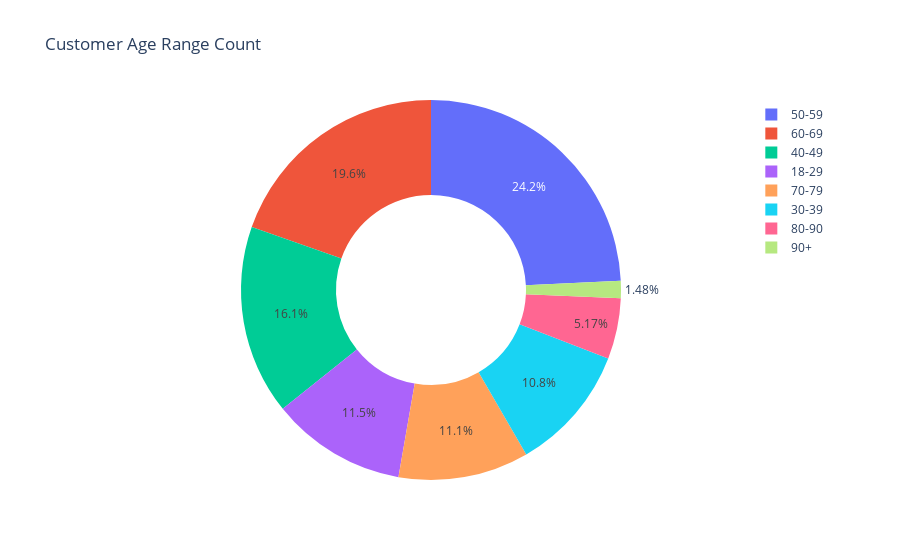

The notebook cell saved with this chart:
### Code cell
fig = px.pie(grp, values='count', names='age_range', title='Customer Age Range Count',hole=0.5, labels={'count':'Count',"income_range":"Income Range"})
fig.show()
fig.write_html("pieage.html")

### Figure 1 — Plotly figure (JSON) as saved in the notebook; plotly's stock layout.template omitted (floating-point values rounded to 4 significant figures)
{"data": [{"domain": {"x": [0, 1], "y": [0, 1]}, "hole": 0.5, "hovertemplate": "age_range=%{label}<br>Count=%{value}<extra></extra>", "labels": ["18-29", "18-29", "18-29", "30-39", "30-39", "30-39", "40-49", "40-49", "40-49", "50-59", "50-59", "50-59", "60-69", "60-69", "60-69", "70-79", "70-79", "70-79", "80-90", "80-90", "80-90", "90+", "90+", "90+"], "legendgroup": "", "name": "", "showlegend": true, "type": "pie", "values": [478, 1209, 18, 522, 1049, 26, 898, 1457, 36, 1574, 1953, 63, 1327, 1549, 34, 771, 852, 23, 423, 334, 10, 136, 81, 2]}], "layout": {"autosize": true, "legend": {"tracegroupgap": 0}, "title": {"text": "Customer Age Range Count"}}}
